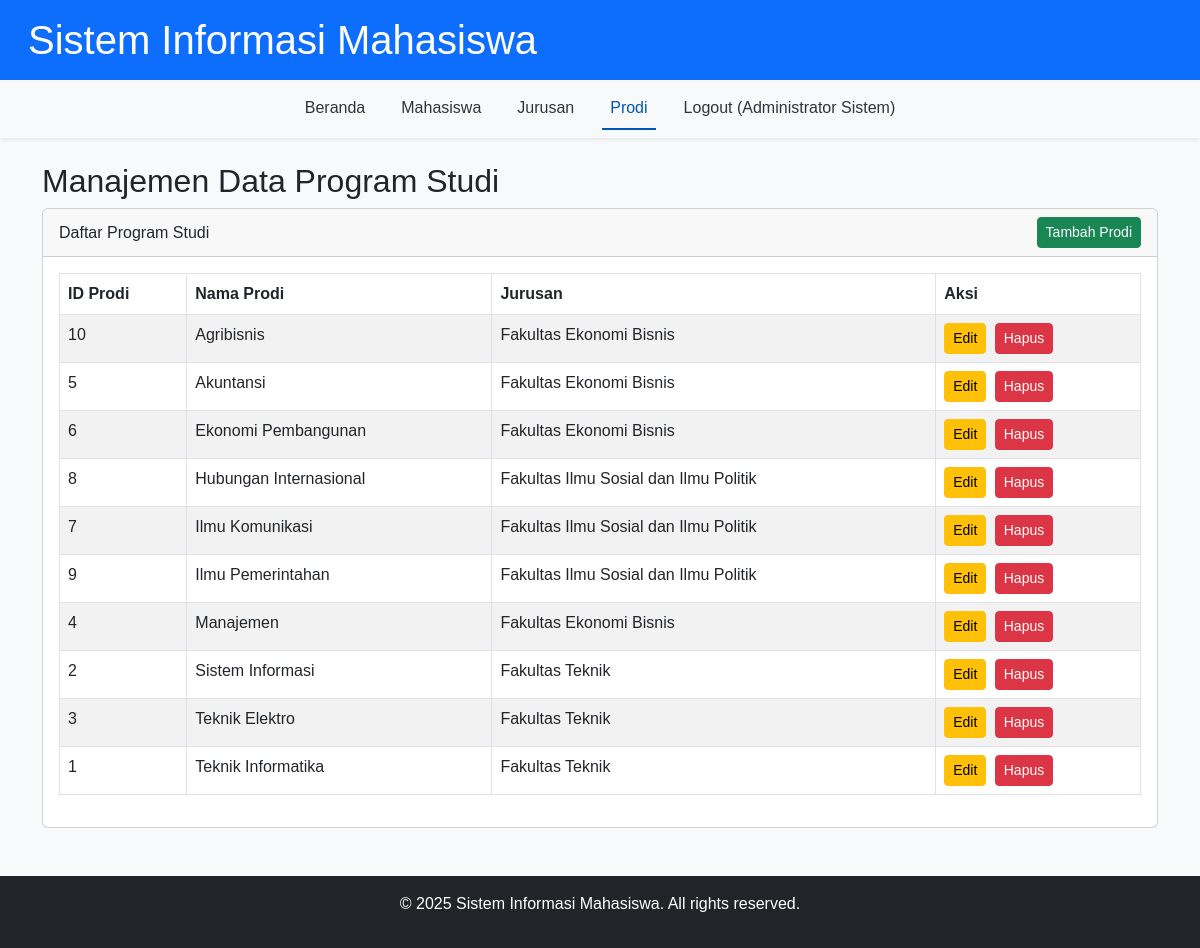
/prodi.php (signed in), run on the app's committed database.
### tables this page shows
CREATE TABLE `users` (
  `userId` varchar(30) NOT NULL,
  `passw` varchar(100) NOT NULL,
  `nama` varchar(50) NOT NULL
);

CREATE TABLE `prodi` (
  `id_prodi` int(2) NOT NULL,
  `nama_prodi` varchar(40) NOT NULL,
  `id_jurusan` int(2) NOT NULL
);

CREATE TABLE `jurusan` (
  `id_jurusan` int(2) NOT NULL,
  `nama_jurusan` varchar(100) NOT NULL
);

### functions.php (called while the page is built, shortened)
<?php
function is_logged_in() {
    return isset($_SESSION['user_id']);
}
function get_current_user_name() {
    global $conn;
    if (is_logged_in()) {
        $stmt = $conn->prepare("SELECT nama FROM users WHERE userId = ?");
        $stmt->bind_param("s", $_SESSION['user_id']);
        $stmt->execute();
        $result = $stmt->get_result();
        if ($result->num_rows === 1) {
            $row = $result->fetch_assoc();
            return $row['nama'];
        }
    }
    return 'Tamu';
}
?>

### prodi.php (the view, shortened to what this page needs)
<?php
include 'config.php';
include 'functions.php';
include 'header.php';
?>
<h2>Manajemen Data Program Studi</h2>
<div class="card">
    <div class="card-header d-flex justify-content-between align-items-center">
        Daftar Program Studi
        <a href="prodi.php?action=add" class="btn btn-success btn-sm">Tambah Prodi</a>
    </div>
    <div class="card-body">
        <div class="table-responsive">
            <table class="table table-bordered table-striped">
                <thead>
                    <tr>
                        <th>ID Prodi</th>
                        <th>Nama Prodi</th>
                        <th>Jurusan</th>
                        <th>Aksi</th>
                    </tr>
                </thead>
                <tbody>
                    <?php
                    $sql = "SELECT p.*, j.nama_jurusan FROM prodi p JOIN jurusan j ON p.id_jurusan = j.id_jurusan ORDER BY p.nama_prodi ASC";
                    $result = $conn->query($sql);
                    if ($result->num_rows > 0) {
                        while ($row = $result->fetch_assoc()) {
                            ?>
                            <tr>
                                <td><?= htmlspecialchars($row['id_prodi']) ?></td>
                                <td><?= htmlspecialchars($row['nama_prodi']) ?></td>
                                <td><?= htmlspecialchars($row['nama_jurusan']) ?></td>
                                <td>
                                    <a href="prodi.php?action=edit&id=<?= urlencode($row['id_prodi']) ?>" class="btn btn-warning btn-sm me-1">Edit</a>
                                    <a href="prodi.php?action=delete&id=<?= urlencode($row['id_prodi']) ?>" class="btn btn-danger btn-sm" onclick="return confirm('Apakah Anda yakin ingin menghapus data ini? Semua mahasiswa yang terkait harus dihapus terlebih dahulu.');">Hapus</a>
                                </td>
                            </tr>
                            <?php
                        }
                    } else {
                        echo "<tr><td colspan='4' class='text-center'>Tidak ada data program studi.</td></tr>";
                    }
                    ?>
                </tbody>
            </table>
        </div>
    </div>
</div>
<?php
include 'footer.php';
?>

### header.php (shortened to what this page needs)
<!DOCTYPE html>
<html lang="id">
<head>
    <link href="https://cdn.jsdelivr.net/npm/bootstrap@5.3.0/dist/css/bootstrap.min.css" rel="stylesheet">
    <link rel="stylesheet" href="https://cdnjs.cloudflare.com/ajax/libs/font-awesome/6.0.0-beta3/css/all.min.css">
    <link rel="stylesheet" href="style.css">
</head>
<body>
    <header class="bg-primary text-white p-3">
        <div class="container-fluid">
            <h1 class="mb-0">Sistem Informasi Mahasiswa</h1>
        </div>
    </header>
    <nav class="navbar navbar-expand-lg navbar-light bg-light shadow-sm">
        <div class="container-fluid">
            <div class="collapse navbar-collapse" id="navbarNav">
                <ul class="navbar-nav mx-auto">
                    <li class="nav-item">
                        <a class="nav-link <?= (basename($_SERVER['PHP_SELF']) == 'dashboard.php') ? 'active' : '' ?>" href="dashboard.php">Beranda</a>
                    </li>
                    <li class="nav-item">
                        <a class="nav-link <?= (basename($_SERVER['PHP_SELF']) == 'mahasiswa.php') ? 'active' : '' ?>" href="mahasiswa.php">Mahasiswa</a>
                    </li>
                    <li class="nav-item">
                        <a class="nav-link <?= (basename($_SERVER['PHP_SELF']) == 'jurusan.php') ? 'active' : '' ?>" href="jurusan.php">Jurusan</a>
                    </li>
                    <li class="nav-item">
                        <a class="nav-link <?= (basename($_SERVER['PHP_SELF']) == 'prodi.php') ? 'active' : '' ?>" href="prodi.php">Prodi</a>
                    </li>
                    <li class="nav-item">
                        <a class="nav-link" href="logout.php">Logout (<?= get_current_user_name() ?>)</a>
                    </li>
                </ul>
            </div>
        </div>
    </nav>
    <main class="container mt-4 mb-5">

### style.css (style rules this page uses)
body { display: flex; flex-direction: column; min-height: 100vh; font-family: Arial, sans-serif; background-color: #f8f9fa; }
header { background-color: #0056b3 !important; }
.navbar-nav .nav-link { color: #333; font-weight: 500; margin: 0 10px; }
.navbar-nav .nav-link.active, .navbar-nav .nav-link:hover { color: #0056b3; border-bottom: 2px solid #0056b3; }

### data on the page
users: nama "Administrator Sistem"
prodi: id_prodi "10", nama_prodi "Agribisnis", id_jurusan.nama_jurusan "Fakultas Ekonomi Bisnis"
prodi: id_prodi "5", nama_prodi "Akuntansi", id_jurusan.nama_jurusan "Fakultas Ekonomi Bisnis"
prodi: id_prodi "6", nama_prodi "Ekonomi Pembangunan", id_jurusan.nama_jurusan "Fakultas Ekonomi Bisnis"
prodi: id_prodi "8", nama_prodi "Hubungan Internasional", id_jurusan.nama_jurusan "Fakultas Ilmu Sosial dan Ilmu Politik"
prodi: id_prodi "7", nama_prodi "Ilmu Komunikasi", id_jurusan.nama_jurusan "Fakultas Ilmu Sosial dan Ilmu Politik"
prodi: id_prodi "9", nama_prodi "Ilmu Pemerintahan", id_jurusan.nama_jurusan "Fakultas Ilmu Sosial dan Ilmu Politik"
prodi: id_prodi "4", nama_prodi "Manajemen", id_jurusan.nama_jurusan "Fakultas Ekonomi Bisnis"
prodi: id_prodi "2", nama_prodi "Sistem Informasi", id_jurusan.nama_jurusan "Fakultas Teknik"
prodi: id_prodi "3", nama_prodi "Teknik Elektro", id_jurusan.nama_jurusan "Fakultas Teknik"
prodi: id_prodi "1", nama_prodi "Teknik Informatika", id_jurusan.nama_jurusan "Fakultas Teknik"
